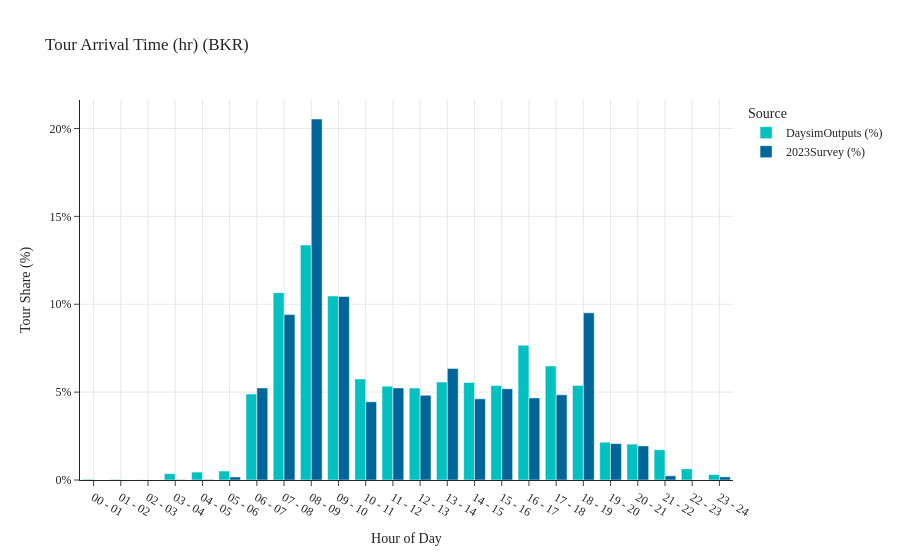

Here is the notebook cell this chart was saved with:
### Code cell
tour_pd_arr_time(data1=data_daysim_bkr, data2=data_survey_bkr, tag='BKR')

### Figure 1 — Plotly figure (JSON) as saved in the notebook; plotly's stock layout.template omitted (floating-point values rounded to 4 significant figures)
{"data": [{"alignmentgroup": "True", "hovertemplate": "Source=DaysimOutputs (%)<br>Primary Destination Arrival Hour=%{x}<br>Tour Arrival Time (hr)=%{y}<extra></extra>", "legendgroup": "DaysimOutputs (%)", "marker": {"color": "#00C0C0", "pattern": {"shape": ""}}, "name": "DaysimOutputs (%)", "offsetgroup": "DaysimOutputs (%)", "orientation": "v", "showlegend": true, "textposition": "auto", "type": "bar", "x": ["00 - 01", "01 - 02", "02 - 03", "03 - 04", "04 - 05", "05 - 06", "06 - 07", "07 - 08", "08 - 09", "09 - 10", "10 - 11", "11 - 12", "12 - 13", "13 - 14", "14 - 15", "15 - 16", "16 - 17", "17 - 18", "18 - 19", "19 - 20", "20 - 21", "21 - 22", "22 - 23", "23 - 24"], "xaxis": "x", "y": [0.04, 0.03, 0.01, 0.36, 0.45, 0.51, 4.89, 10.66, 13.37, 10.47, 5.75, 5.34, 5.23, 5.57, 5.55, 5.37, 7.67, 6.49, 5.38, 2.15, 2.04, 1.72, 0.64, 0.31], "yaxis": "y"}, {"alignmentgroup": "True", "hovertemplate": "Source=2023Survey (%)<br>Primary Destination Arrival Hour=%{x}<br>Tour Arrival Time (hr)=%{y}<extra></extra>", "legendgroup": "2023Survey (%)", "marker": {"color": "#006598", "pattern": {"shape": ""}}, "name": "2023Survey (%)", "offsetgroup": "2023Survey (%)", "orientation": "v", "showlegend": true, "textposition": "auto", "type": "bar", "x": ["00 - 01", "01 - 02", "02 - 03", "03 - 04", "04 - 05", "05 - 06", "06 - 07", "07 - 08", "08 - 09", "09 - 10", "10 - 11", "11 - 12", "12 - 13", "13 - 14", "14 - 15", "15 - 16", "16 - 17", "17 - 18", "18 - 19", "19 - 20", "20 - 21", "21 - 22", "22 - 23", "23 - 24"], "xaxis": "x", "y": [null, null, null, 0.02, 0.03, 0.17, 5.24, 9.41, 20.54, 10.44, 4.45, 5.24, 4.82, 6.35, 4.62, 5.19, 4.67, 4.85, 9.51, 2.07, 1.94, 0.24, null, 0.18], "yaxis": "y"}], "layout": {"barmode": "group", "legend": {"title": {"text": "Source"}, "tracegroupgap": 0}, "title": {"text": "Tour Arrival Time (hr) (BKR)"}, "xaxis": {"anchor": "y", "domain": [0, 1], "showgrid": true, "title": {"text": "Hour of Day"}}, "yaxis": {"anchor": "x", "domain": [0, 1], "showgrid": true, "ticksuffix": "%", "title": {"text": "Tour Share (%)"}}}}
